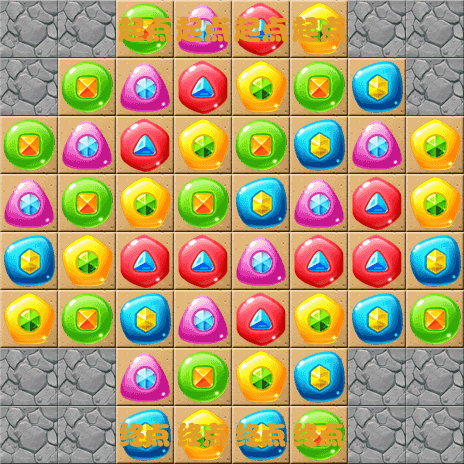

The image is a tile-based game level rendered from a .tmx file. Its description and source (layers, tilesets, objects; grid data summarised) follow:
An orthogonal 8x8 tile map with 58x58 px tiles, 8 tile layers (1-layer, 2-layer, 3-layer, 4-layer, ...).

<map version="1.0" orientation="orthogonal" renderorder="right-down" width="8" height="8" tilewidth="58" tileheight="58">
 <tileset firstgid="1" name="backgroundBlock" tilewidth="58" tileheight="58">
  <image source="backgroundBlock.png" width="348" height="870" />
 </tileset>
 <layer name="1-layer" width="8" height="8">
  <data>[64 cells, 47 non-empty, 1 distinct tile ids]</data>
 </layer>
 <layer name="2-layer" width="8" height="8">
  <data>[64 cells, 60 non-empty, 7 distinct tile ids]</data>
 </layer>
 <layer name="3-layer" width="8" height="8">
  <data>[64 cells, 57 non-empty, 2 distinct tile ids]</data>
 </layer>
 <layer name="4-layer" width="8" height="8">
  <data>[64 cells, 55 non-empty, 1 distinct tile ids]</data>
 </layer>
 <layer name="5-layer" width="8" height="8">
  <data>[64 cells, 64 non-empty, 1 distinct tile ids]</data>
 </layer>
 <layer name="6-layer" width="8" height="8">
  <data>[64 cells, 64 non-empty, 6 distinct tile ids]</data>
 </layer>
 <layer name="7-layer" width="8" height="8">
  <data>[64 cells, 63 non-empty, 1 distinct tile ids]</data>
 </layer>
 <layer name="8-layer" width="8" height="8">
  <data>[64 cells, 63 non-empty, 3 distinct tile ids]</data>
 </layer>
</map>
